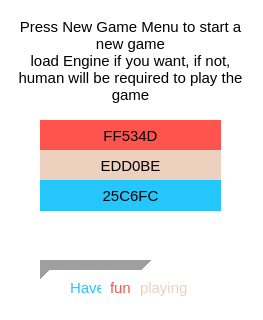
<?xml version="1.0" encoding="UTF-8"?>
<ui version="4.0">
 <class>HelpDlg</class>
 <widget class="QDialog" name="HelpDlg">
  <property name="geometry">
   <rect>
    <x>0</x>
    <y>0</y>
    <width>263</width>
    <height>320</height>
   </rect>
  </property>
  <property name="minimumSize">
   <size>
    <width>263</width>
    <height>320</height>
   </size>
  </property>
  <property name="maximumSize">
   <size>
    <width>263</width>
    <height>320</height>
   </size>
  </property>
  <property name="windowTitle">
   <string>Dialog</string>
  </property>
  <property name="styleSheet">
   <string notr="true">*
{
	font-family: &quot;consolas&quot;;
}

#HelpDlg
{
	background-color: white;
}

QLabel
{
	color: black;
	font-size: 15px;
}</string>
  </property>
  <widget class="QLabel" name="label">
   <property name="geometry">
    <rect>
     <x>10</x>
     <y>0</y>
     <width>241</width>
     <height>121</height>
    </rect>
   </property>
   <property name="text">
    <string>Press New Game Menu to start a new game
load Engine if you want, if not, human will be required to play the game</string>
   </property>
   <property name="alignment">
    <set>Qt::AlignCenter</set>
   </property>
   <property name="wordWrap">
    <bool>true</bool>
   </property>
  </widget>
  <widget class="QLabel" name="label_2">
   <property name="geometry">
    <rect>
     <x>70</x>
     <y>280</y>
     <width>31</width>
     <height>16</height>
    </rect>
   </property>
   <property name="styleSheet">
    <string notr="true">color: #25c6fc;</string>
   </property>
   <property name="text">
    <string>Have</string>
   </property>
  </widget>
  <widget class="QLabel" name="label_3">
   <property name="geometry">
    <rect>
     <x>40</x>
     <y>120</y>
     <width>181</width>
     <height>31</height>
    </rect>
   </property>
   <property name="styleSheet">
    <string notr="true">background-color: #ff534d;
</string>
   </property>
   <property name="text">
    <string>FF534D</string>
   </property>
   <property name="alignment">
    <set>Qt::AlignCenter</set>
   </property>
  </widget>
  <widget class="QLabel" name="label_4">
   <property name="geometry">
    <rect>
     <x>40</x>
     <y>150</y>
     <width>181</width>
     <height>31</height>
    </rect>
   </property>
   <property name="styleSheet">
    <string notr="true">background-color: #edd0be;
</string>
   </property>
   <property name="text">
    <string>EDD0BE</string>
   </property>
   <property name="alignment">
    <set>Qt::AlignCenter</set>
   </property>
  </widget>
  <widget class="QLabel" name="label_5">
   <property name="geometry">
    <rect>
     <x>40</x>
     <y>180</y>
     <width>181</width>
     <height>31</height>
    </rect>
   </property>
   <property name="styleSheet">
    <string notr="true">background-color: #25c6fc;
</string>
   </property>
   <property name="text">
    <string>25C6FC</string>
   </property>
   <property name="alignment">
    <set>Qt::AlignCenter</set>
   </property>
  </widget>
  <widget class="QLabel" name="label_6">
   <property name="geometry">
    <rect>
     <x>110</x>
     <y>280</y>
     <width>31</width>
     <height>16</height>
    </rect>
   </property>
   <property name="styleSheet">
    <string notr="true">color: #ff534d;</string>
   </property>
   <property name="text">
    <string>fun</string>
   </property>
  </widget>
  <widget class="QLabel" name="label_7">
   <property name="geometry">
    <rect>
     <x>140</x>
     <y>280</y>
     <width>71</width>
     <height>16</height>
    </rect>
   </property>
   <property name="styleSheet">
    <string notr="true">color: #edd0be;</string>
   </property>
   <property name="text">
    <string>playing</string>
   </property>
  </widget>
  <widget class="Line" name="line">
   <property name="geometry">
    <rect>
     <x>40</x>
     <y>260</y>
     <width>111</width>
     <height>20</height>
    </rect>
   </property>
   <property name="lineWidth">
    <number>10</number>
   </property>
   <property name="orientation">
    <enum>Qt::Horizontal</enum>
   </property>
  </widget>
 </widget>
 <resources/>
 <connections/>
</ui>
